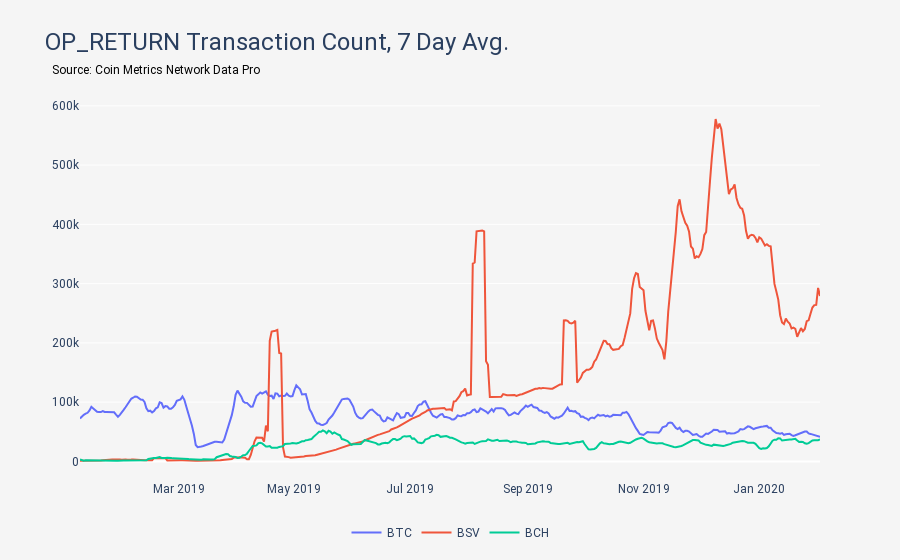

The cell this chart's notebook holds for it:
### Code cell
title = 'OP_RETURN Transaction Count, 7 Day Avg.'
chart_type ='line'
filled_area = False
stacked = False
y_columns = ['BTC', 'BSV', 'BCH']
y2_columns = None
y_log = False
y2_log = False
seven_day_rolling_average = True
chart = create_network_data_chart(chart_type=chart_type, df=df, title=title, y_columns=y_columns, start=start, end=end, y2_columns=y2_columns, growth=growth, seven_day_rolling_average=seven_day_rolling_average,y_log=y_log,y2_log=y2_log, filled_area=filled_area, stacked=stacked)
chart.fig.show()

### Figure 1 — Plotly figure (JSON) as saved in the notebook; plotly's stock layout.template omitted (floating-point values rounded to 4 significant figures; data arrays with more than 128 entries replaced by an {"elided": "..."} marker saying what was removed)
{"data": [{"fill": "none", "mode": "lines", "name": "BTC", "type": "scatter", "x": {"elided": "391 str values"}, "y": {"elided": "391 float values"}}, {"fill": "none", "mode": "lines", "name": "BSV", "type": "scatter", "x": {"elided": "391 str values"}, "y": {"elided": "391 float values"}}, {"fill": "none", "mode": "lines", "name": "BCH", "type": "scatter", "x": {"elided": "391 str values"}, "y": {"elided": "391 float values"}}], "layout": {"annotations": [{"align": "left", "font": {"color": "black", "size": 12}, "showarrow": false, "text": "Source: Coin Metrics Network Data Pro", "valign": "top", "x": -0.04, "xref": "paper", "y": 1.103, "yref": "paper"}], "font": {"family": "Roboto"}, "legend": {"bgcolor": "#F5F5F5", "orientation": "h", "x": 0.5, "xanchor": "center", "y": -0.1, "yanchor": "top"}, "paper_bgcolor": "#F5F5F5", "plot_bgcolor": "#F5F5F5", "showlegend": true, "title": {"font": {"family": "Roboto", "size": 24}, "text": "OP_RETURN Transaction Count, 7 Day Avg."}, "xaxis": {"showgrid": false}}}
